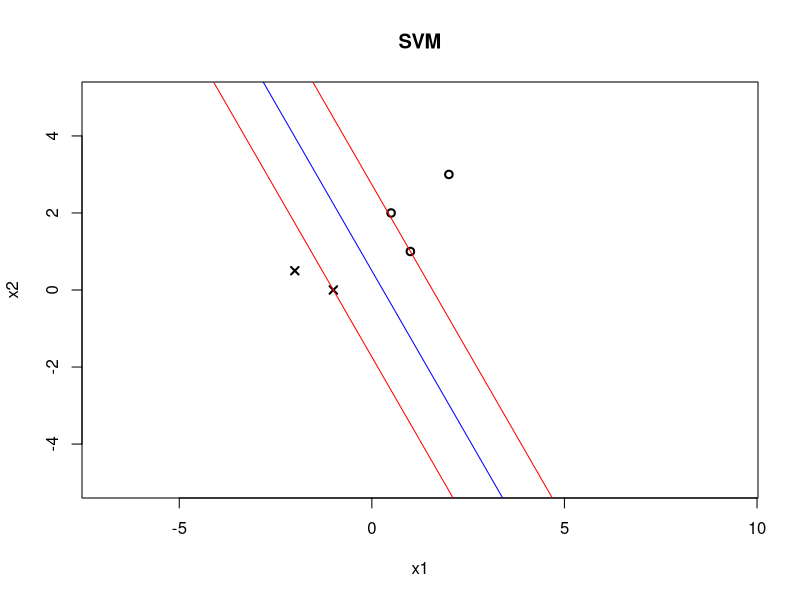
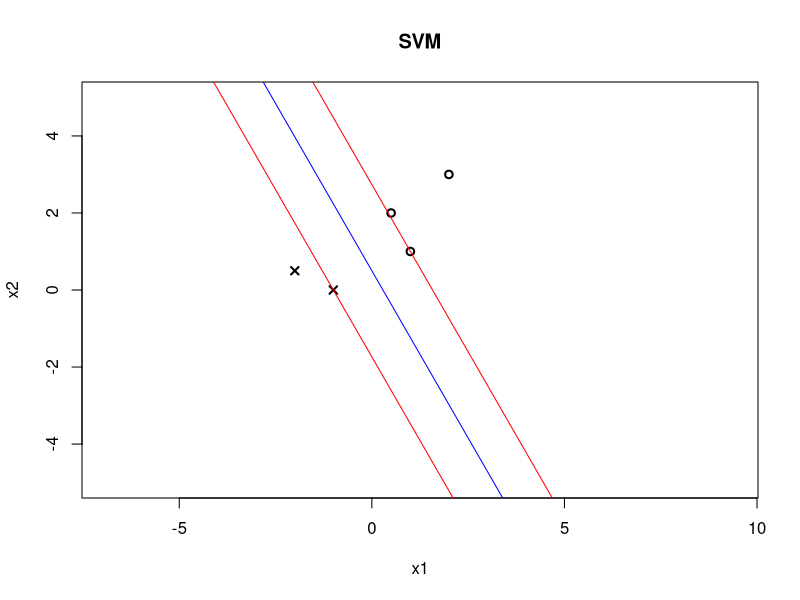
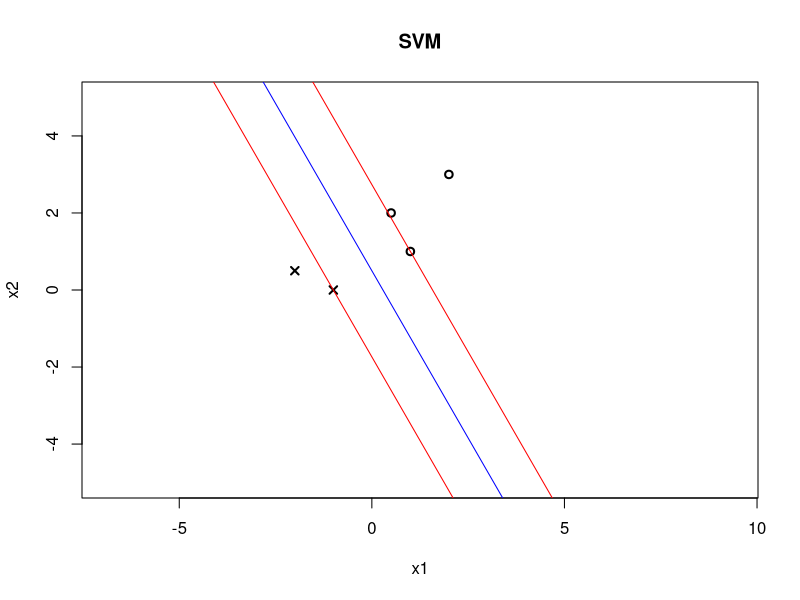
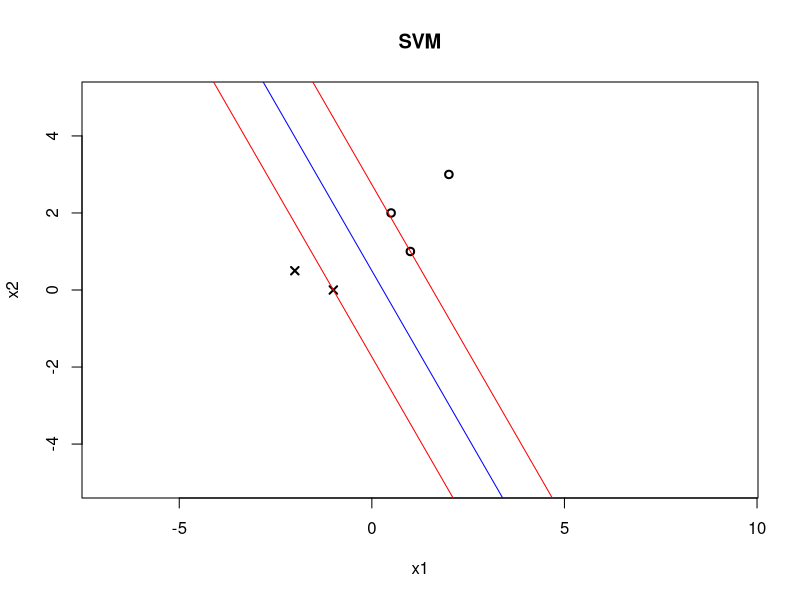
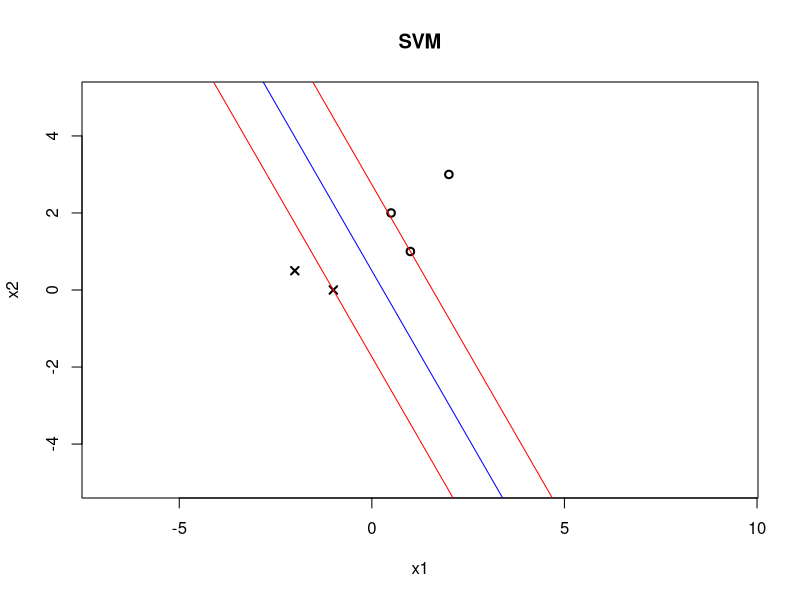
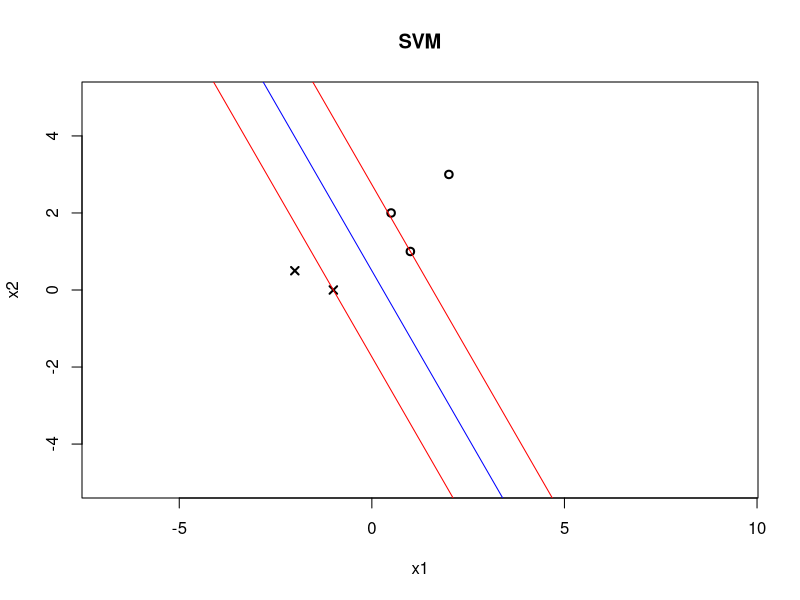
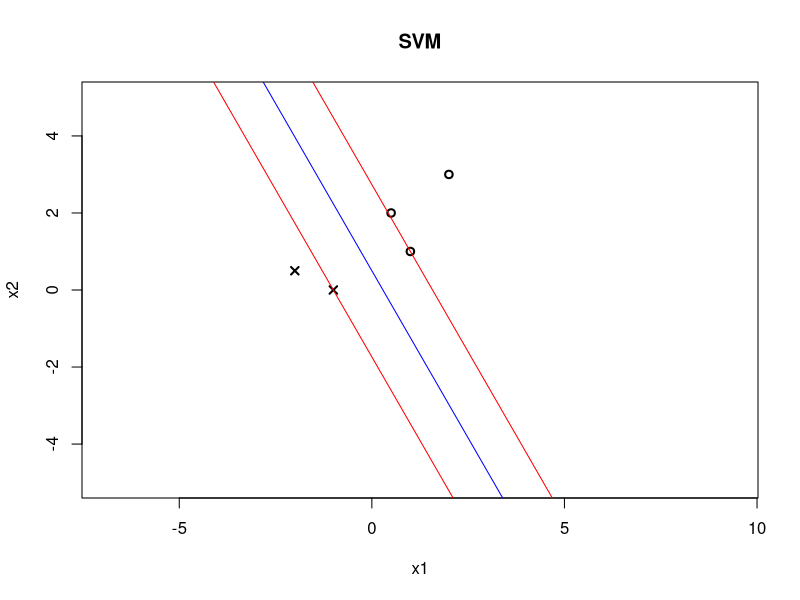
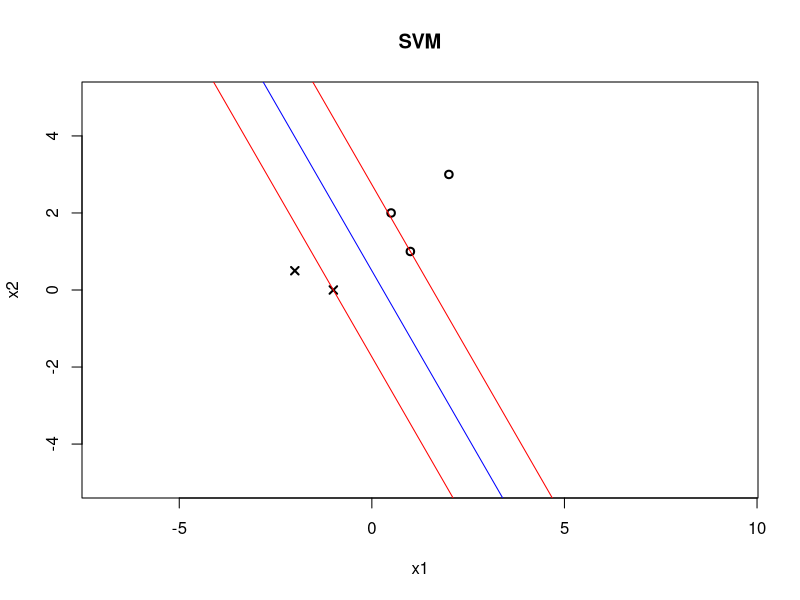

Write R code to recreate these figures, in order.
# Séparateur à Vaste Marge, cas linéaire
# TP Optim Classique, Majeure Data Science 2015-16

SVM_GP <- function(X,lab,p,alph0,pasgrad,precision,npas_max,COLOR1,COLOR2){
  
  
  # Assemblage matrice A de la fonction duale H(alpha)
  A <- matrix(0,nrow=p,ncol=p)
  for(i in 1:p) {
    for(j in 1:p) {
      A[i,j] <- lab[i]*lab[j]*t(X[,i])%*%X[,j]
    }
  }
  
  
  
  # Gradient à pas constant pour le problème dual
  seuil_arret <- 1                             # pour le critère d'arrêt sur alpha
  u <- matrix(1,nrow=p,ncol=1)                # vecteur colonne formé que de 1 et de taille p
  npas <- 0                                   # nombre d'itérations 
  norm2lab <- as.numeric(t(lab)%*%lab)        # norme carrée du vecteur lab
  conv <- matrix(0,nrow = npas_max,ncol = 2)  # tableau de convergence
  
  
  while (seuil_arret > precision && npas < npas_max) {    
    npas <- npas+1
    alph <- alph0 + pasgrad*( - A%*%alph0 + u )           # gradient pas constant
    alph <- alph - as.numeric(t(alph)%*%lab)*lab/norm2lab # projection sur hyperplan
    alph <- pmax(alph,0)                                  # contrainte alpha > 0
    conv[npas,1] <- npas
    conv[npas,2] <- norm(alph - alph0)
    seuil_arret <- norm(alph - alph0)                             # distance entre deux alpha successifs
    alph0 <- alph                                                 # on itère
  }
  
  # Calcul de w optimal
  
  w <- X%*%(lab*alph)
  
  # Calcul de b : on le calcule pour un point support, voire plusieurs 
  # pour tester la convergence
  
  # imax = indice i correspondant ? alpha[i] maximum et calcul de b optimal
  
  imax <- which.max(alph)
  b <- lab[imax] - t(w)%*%X[,imax]            
  
  # classification  supervisée, détermination des groupes
  group1 <- (lab == 1)
  group2 <- (lab == -1)
  
  # Visualisation 2D
  xmin <- -15;
  ymin <- -5;
  xmax <- 15;
  ymax <- 5;
  plot(X[1,group1],X[2,group1],type='p',lwd=2,asp=1,ylim=c(ymin,ymax),
       xlab="x1",ylab="x2",main="SVM")
  points(X[1,group2],X[2,group2],pch=4,lwd=2)
  
  # Tracé de la droite séparatrice w'*x + b = 0 
  
  xp <- c(xmin,xmax);
  if(w[2] != 0) yp <- (- b - w[1]*xp)/w[2] else xp <- (- b - w[2]*yp)/w[1]
  lines(xp,yp,col=COLOR1)
  
  # Tracé des deux droites support w'*x + b = +1 et w'*x + b = -1
  
  if(w[2] != 0) yp <- (1 - b - w[1]*xp)/w[2] else xp <- (1 - b - w[2]*yp)/w[1]
  lines(xp,yp,col=COLOR2)
  if(w[2] != 0) yp <- (-1 - b - w[1]*xp)/w[2] else xp <- (-1 - b - w[2]*yp)/w[1]
  lines(xp,yp,col=COLOR2)
  
  print(conv[(npas-1):npas,])
  # Convergence
  #plot(conv[,1],conv[,2],type ="l", xlab="pas",ylab="distance alph - alph0",main="Convergence")
  
  # Affichage npas, seuil d'arrêt et alpha
  
  print("nombre itérations")
  print(npas)
  return(npas)
}

# jeu de données 2D : p points en colonnes dans X de taille 2xp  
# labels dans le vecteur colonne lab de taille px1

X <- matrix(c(0.5,2,1,1,2,3,-1,0,-2,0.5),nrow=2,ncol=5)
lab <- matrix(c(1,1,1,-1,-1),nrow=5,ncol=1)
p <- length(lab)  # nombre de points

alph0 <- matrix(4,nrow=p,ncol=1)      # initialisation à 0 (réglable)
pasgrad <- 0.1                       # pas du gradient : paramètre réglable
precision <- 1e-5                     #précision  
npas_max <- 100000                    # nombre max d'itérations (garde fou)

#color1 of seperator line
#color2 of support lines
SVM_GP(X,lab,p,alph0,pasgrad,precision,npas_max,"blue","red")

param <- 20
G <- matrix(0,ncol = 2, nrow = param)
for(i in 1:param ){
  G[i,1] <- i
  alph0 <- matrix(i,nrow=p,ncol=1)
  G[i,2] <- SVM_GP(X,lab,p,alph0,pasgrad,precision,npas_max,"blue","red")
}

plot(G[,1],G[,2],type ="l", xlab="alpha0",ylab="itération",main="Variation des itérations en fonction de alpha0")